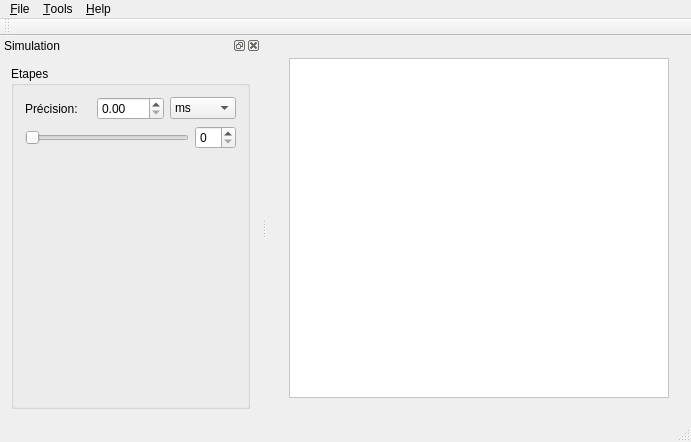
<?xml version="1.0" encoding="UTF-8"?>
<ui version="4.0">
 <class>MainWindow</class>
 <widget class="QMainWindow" name="MainWindow">
  <property name="geometry">
   <rect>
    <x>0</x>
    <y>0</y>
    <width>691</width>
    <height>442</height>
   </rect>
  </property>
  <property name="minimumSize">
   <size>
    <width>500</width>
    <height>350</height>
   </size>
  </property>
  <property name="windowTitle">
   <string>MainWindow</string>
  </property>
  <widget class="QWidget" name="centralWidget">
   <property name="minimumSize">
    <size>
     <width>0</width>
     <height>0</height>
    </size>
   </property>
   <property name="accessibleName">
    <string/>
   </property>
   <property name="autoFillBackground">
    <bool>false</bool>
   </property>
   <layout class="QVBoxLayout" name="verticalLayout">
    <item>
     <widget class="QFrame" name="frame">
      <property name="minimumSize">
       <size>
        <width>50</width>
        <height>50</height>
       </size>
      </property>
      <property name="palette">
       <palette>
        <active>
         <colorrole role="Base">
          <brush brushstyle="SolidPattern">
           <color alpha="255">
            <red>255</red>
            <green>255</green>
            <blue>255</blue>
           </color>
          </brush>
         </colorrole>
         <colorrole role="Window">
          <brush brushstyle="SolidPattern">
           <color alpha="255">
            <red>255</red>
            <green>255</green>
            <blue>255</blue>
           </color>
          </brush>
         </colorrole>
        </active>
        <inactive>
         <colorrole role="Base">
          <brush brushstyle="SolidPattern">
           <color alpha="255">
            <red>255</red>
            <green>255</green>
            <blue>255</blue>
           </color>
          </brush>
         </colorrole>
         <colorrole role="Window">
          <brush brushstyle="SolidPattern">
           <color alpha="255">
            <red>255</red>
            <green>255</green>
            <blue>255</blue>
           </color>
          </brush>
         </colorrole>
        </inactive>
        <disabled>
         <colorrole role="Base">
          <brush brushstyle="SolidPattern">
           <color alpha="255">
            <red>255</red>
            <green>255</green>
            <blue>255</blue>
           </color>
          </brush>
         </colorrole>
         <colorrole role="Window">
          <brush brushstyle="SolidPattern">
           <color alpha="255">
            <red>255</red>
            <green>255</green>
            <blue>255</blue>
           </color>
          </brush>
         </colorrole>
        </disabled>
       </palette>
      </property>
      <layout class="QHBoxLayout" name="horizontalLayout">
       <item>
        <widget class="QTextEdit" name="textEdit"/>
       </item>
      </layout>
     </widget>
    </item>
   </layout>
  </widget>
  <widget class="QMenuBar" name="menuBar">
   <property name="geometry">
    <rect>
     <x>0</x>
     <y>0</y>
     <width>691</width>
     <height>23</height>
    </rect>
   </property>
   <widget class="QMenu" name="menuFile">
    <property name="title">
     <string>&amp;File</string>
    </property>
    <addaction name="actionOpen"/>
    <addaction name="actionSave"/>
    <addaction name="separator"/>
    <addaction name="actionExit"/>
   </widget>
   <widget class="QMenu" name="menuTools">
    <property name="title">
     <string>&amp;Tools</string>
    </property>
    <widget class="QMenu" name="menuToolbars">
     <property name="title">
      <string>Toolbars</string>
     </property>
     <addaction name="actionVisualize"/>
    </widget>
    <addaction name="menuToolbars"/>
   </widget>
   <widget class="QMenu" name="menuHelp">
    <property name="title">
     <string>&amp;Help</string>
    </property>
    <addaction name="actionDocumentation"/>
    <addaction name="separator"/>
    <addaction name="actionAbout"/>
   </widget>
   <addaction name="menuFile"/>
   <addaction name="menuTools"/>
   <addaction name="menuHelp"/>
  </widget>
  <widget class="QToolBar" name="mainToolBar">
   <attribute name="toolBarArea">
    <enum>TopToolBarArea</enum>
   </attribute>
   <attribute name="toolBarBreak">
    <bool>false</bool>
   </attribute>
  </widget>
  <widget class="QStatusBar" name="statusBar"/>
  <widget class="QDockWidget" name="dockWidgetSimulationOptions">
   <property name="minimumSize">
    <size>
     <width>239</width>
     <height>345</height>
    </size>
   </property>
   <property name="acceptDrops">
    <bool>false</bool>
   </property>
   <property name="autoFillBackground">
    <bool>true</bool>
   </property>
   <property name="floating">
    <bool>false</bool>
   </property>
   <property name="windowTitle">
    <string>Simulation</string>
   </property>
   <attribute name="dockWidgetArea">
    <number>1</number>
   </attribute>
   <widget class="QWidget" name="dockWidgetOptions">
    <property name="minimumSize">
     <size>
      <width>239</width>
      <height>0</height>
     </size>
    </property>
    <layout class="QHBoxLayout" name="horizontalLayout_3">
     <item>
      <widget class="QGroupBox" name="groupBoxOptions">
       <property name="minimumSize">
        <size>
         <width>239</width>
         <height>200</height>
        </size>
       </property>
       <property name="title">
        <string>Etapes</string>
       </property>
       <layout class="QVBoxLayout" name="verticalLayout_3">
        <item>
         <layout class="QHBoxLayout" name="layoutPrecision">
          <item>
           <widget class="QLabel" name="labelPrecision">
            <property name="text">
             <string>Précision:</string>
            </property>
           </widget>
          </item>
          <item>
           <widget class="QDoubleSpinBox" name="doubleSpinBoxPrecision"/>
          </item>
          <item>
           <widget class="QComboBox" name="comboBoxUnites">
            <item>
             <property name="text">
              <string>ms</string>
             </property>
            </item>
            <item>
             <property name="text">
              <string>s</string>
             </property>
            </item>
           </widget>
          </item>
         </layout>
        </item>
        <item>
         <layout class="QHBoxLayout" name="layoutEtapes">
          <item>
           <widget class="QSlider" name="sliderEtapes">
            <property name="orientation">
             <enum>Qt::Horizontal</enum>
            </property>
           </widget>
          </item>
          <item>
           <widget class="QSpinBox" name="spinBoxEtapes"/>
          </item>
         </layout>
        </item>
        <item>
         <spacer name="verticalSpacer">
          <property name="orientation">
           <enum>Qt::Vertical</enum>
          </property>
          <property name="sizeHint" stdset="0">
           <size>
            <width>20</width>
            <height>40</height>
           </size>
          </property>
         </spacer>
        </item>
       </layout>
      </widget>
     </item>
    </layout>
   </widget>
  </widget>
  <action name="actionExit">
   <property name="text">
    <string>E&amp;xit</string>
   </property>
  </action>
  <action name="actionOpen">
   <property name="text">
    <string>Open</string>
   </property>
  </action>
  <action name="actionSave">
   <property name="text">
    <string>&amp;Save</string>
   </property>
  </action>
  <action name="actionDocumentation">
   <property name="text">
    <string>Documentation</string>
   </property>
  </action>
  <action name="actionAbout">
   <property name="text">
    <string>About ...</string>
   </property>
  </action>
  <action name="actionVisualize">
   <property name="checkable">
    <bool>true</bool>
   </property>
   <property name="text">
    <string>Visualize</string>
   </property>
  </action>
 </widget>
 <layoutdefault spacing="6" margin="11"/>
 <resources/>
 <connections/>
</ui>
